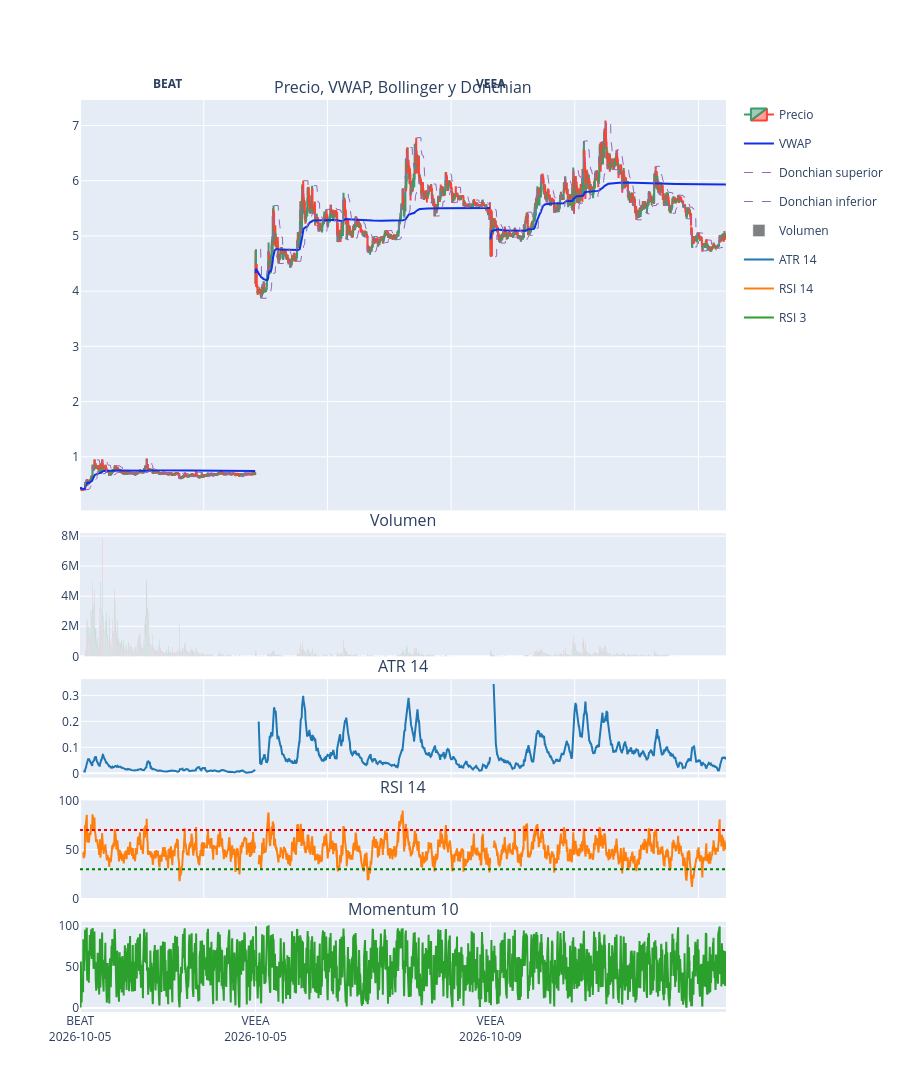

Notebook code for this chart:
### Code cell
import plotly.graph_objects as go
from plotly.subplots import make_subplots
from IPython.display import HTML, display


GROUPS = ["ticker", "trading_day"]

plot_df = (
    df_to_plot
    .sort(["ticker", "datetime"])
    .with_row_index("plot_x")
)


def add_segmented_line(fig, frame, column, name, row, color, dash="solid", width=1):
    """Añade una línea sin conectar distintos tickers ni días."""
    show_legend = True

    for segment in frame.partition_by(GROUPS, maintain_order=True):
        valid_segment = segment.drop_nulls(column)

        if valid_segment.height == 0:
            continue

        fig.add_trace(
            go.Scatter(
                x=valid_segment["plot_x"].to_list(),
                y=valid_segment[column].to_list(),
                mode="lines",
                name=name,
                legendgroup=name,
                showlegend=show_legend,
                line={"color": color, "dash": dash, "width": width},
            ),
            row=row,
            col=1,
        )

        show_legend = False


volume_colors = [
    "red" if close > open_price
    else "green" if close < open_price
    else "gray"
    for open_price, close in zip(
        plot_df["open"].to_list(),
        plot_df["close"].to_list(),
    )
]

fig = make_subplots(
    rows=5,
    cols=1,
    shared_xaxes=True,
    vertical_spacing=0.025,
    row_heights=[0.50, 0.15, 0.12, 0.12, 0.11],
    subplot_titles=(
        "Precio, VWAP, Bollinger y Donchian",
        "Volumen",
        "ATR 14",
        "RSI 14",
        "Momentum 10",
    ),
)

fig.add_trace(
    go.Candlestick(
        x=plot_df["plot_x"].to_list(),
        open=plot_df["open"].to_list(),
        high=plot_df["high"].to_list(),
        low=plot_df["low"].to_list(),
        close=plot_df["close"].to_list(),
        name="Precio",
    ),
    row=1,
    col=1,
)

# Precio
add_segmented_line(fig, plot_df, "vwap_daily", "VWAP", 1,  "#1030e7", width=2)

# Bandas de Bollinger
# add_segmented_line(fig, plot_df, "bb_upper_20", "BB superior", 1, "#7f7f7f", "dot")
# add_segmented_line(fig, plot_df, "bb_middle_20", "BB media", 1, "#7f7f7f")
# add_segmented_line(fig, plot_df, "bb_lower_20", "BB inferior", 1, "#7f7f7f", "dot")

# Canales de Donchian
add_segmented_line(
    fig, plot_df, "donchian_upper_20", "Donchian superior", 1, "#9467bd", "dash"
)
# add_segmented_line(
#     fig, plot_df, "donchian_middle_20", "Donchian medio", 1, "#9467bd", "dot"
# )
add_segmented_line(
    fig, plot_df, "donchian_lower_20", "Donchian inferior", 1, "#9467bd", "dash"
)
# add_segmented_line(
#     fig, plot_df, "ema_50", "ema 50", 1, "#1dc0dd", "solid"
# )
# add_segmented_line(
#     fig, plot_df, "ema_10", "ema 10", 1, "#ca4095", "solid"
# )

# Volumen: vela alcista rojo, vela bajista verde
fig.add_trace(
    go.Bar(
        x=plot_df["plot_x"].to_list(),
        y=plot_df["volume"].to_list(),
        marker_color=volume_colors,
        name="Volumen",
    ),
    row=2,
    col=1,
)
#agrego la linea de media y mediana volumen
# add_segmented_line(fig, plot_df, "mean_vol_100", "mean_vol_100", 2, "#922909", width=2)
# add_segmented_line(fig, plot_df, "median_vol_100", "median_vol_100", 2, "#b89112", width=2)



# Indicadores inferiores
add_segmented_line(fig, plot_df, "atr_14", "ATR 14", 3, "#1f77b4", width=2)
add_segmented_line(fig, plot_df, "rsi_14", "RSI 14", 4, "#ff7f0e", width=2)
add_segmented_line(fig, plot_df, "rsi_3", "RSI 3", 5, "#2ca02c", width=2)
# add_segmented_line(fig, plot_df, "vortex_plus_14", "Vortex 14 plus", 5, "#2ca02c", width=2)
# add_segmented_line(fig, plot_df, "vortex_minus_14", "Vortex 14 minus", 5, "#96280c", width=2)

fig.add_hline(y=70, row=4, col=1, line_dash="dot", line_color="red")
fig.add_hline(y=30, row=4, col=1, line_dash="dot", line_color="green")
fig.update_yaxes(range=[0, 100], row=4, col=1)

# Una marca de eje por inicio de cada día y ticker.
day_starts = (
    plot_df
    .group_by(GROUPS, maintain_order=True)
    .agg(pl.col("plot_x").min().alias("plot_x"))
    .sort("plot_x")
)

fig.update_xaxes(
    tickmode="array",
    tickvals=day_starts["plot_x"].to_list(),
    ticktext=[
        f"{row['ticker']}<br>{row['trading_day']}"
        for row in day_starts.to_dicts()
    ],
    row=5,
    col=1,
)

# Etiqueta centrada sobre cada tramo de ticker.
ticker_ranges = (
    plot_df
    .group_by("ticker", maintain_order=True)
    .agg(
        pl.col("plot_x").min().alias("start"),
        pl.col("plot_x").max().alias("end"),
    )
)

for ticker_range in ticker_ranges.to_dicts():
    fig.add_annotation(
        x=(ticker_range["start"] + ticker_range["end"]) / 2,
        y=1.03,
        xref="x",
        yref="paper",
        text=f"<b>{ticker_range['ticker']}</b>",
        showarrow=False,
    )

fig.update_xaxes(
    showspikes=True,
    spikesnap="cursor",
    spikemode="across",
    spikecolor="#808080",
    spikethickness=1,
)

fig.update_layout(
    xaxis_rangeslider_visible=False,
    hovermode="x",
    hoversubplots="axis",
    height=1_300,
    spikedistance=-1,
)

fig.show()

### Figure 1 — Plotly figure (JSON) as saved in the notebook; plotly's stock layout.template omitted (floating-point values rounded to 4 significant figures; data arrays with more than 128 entries replaced by an {"elided": "..."} marker saying what was removed)
{"data": [{"close": {"elided": "2612 float values"}, "high": {"elided": "2612 float values"}, "low": {"elided": "2612 float values"}, "name": "Precio", "open": {"elided": "2612 float values"}, "type": "candlestick", "x": {"elided": "2612 int values"}, "xaxis": "x", "yaxis": "y"}, {"legendgroup": "VWAP", "line": {"color": "#1030e7", "dash": "solid", "width": 2}, "mode": "lines", "name": "VWAP", "showlegend": true, "type": "scatter", "x": {"elided": "709 int values"}, "xaxis": "x", "y": {"elided": "709 float values"}, "yaxis": "y"}, {"legendgroup": "VWAP", "line": {"color": "#1030e7", "dash": "solid", "width": 2}, "mode": "lines", "name": "VWAP", "showlegend": false, "type": "scatter", "x": {"elided": "950 int values"}, "xaxis": "x", "y": {"elided": "950 float values"}, "yaxis": "y"}, {"legendgroup": "VWAP", "line": {"color": "#1030e7", "dash": "solid", "width": 2}, "mode": "lines", "name": "VWAP", "showlegend": false, "type": "scatter", "x": {"elided": "953 int values"}, "xaxis": "x", "y": {"elided": "953 float values"}, "yaxis": "y"}, {"legendgroup": "Donchian superior", "line": {"color": "#9467bd", "dash": "dash", "width": 1}, "mode": "lines", "name": "Donchian superior", "showlegend": true, "type": "scatter", "x": {"elided": "690 int values"}, "xaxis": "x", "y": {"elided": "690 float values"}, "yaxis": "y"}, {"legendgroup": "Donchian superior", "line": {"color": "#9467bd", "dash": "dash", "width": 1}, "mode": "lines", "name": "Donchian superior", "showlegend": false, "type": "scatter", "x": {"elided": "931 int values"}, "xaxis": "x", "y": {"elided": "931 float values"}, "yaxis": "y"}, {"legendgroup": "Donchian superior", "line": {"color": "#9467bd", "dash": "dash", "width": 1}, "mode": "lines", "name": "Donchian superior", "showlegend": false, "type": "scatter", "x": {"elided": "934 int values"}, "xaxis": "x", "y": {"elided": "934 float values"}, "yaxis": "y"}, {"legendgroup": "Donchian inferior", "line": {"color": "#9467bd", "dash": "dash", "width": 1}, "mode": "lines", "name": "Donchian inferior", "showlegend": true, "type": "scatter", "x": {"elided": "690 int values"}, "xaxis": "x", "y": {"elided": "690 float values"}, "yaxis": "y"}, {"legendgroup": "Donchian inferior", "line": {"color": "#9467bd", "dash": "dash", "width": 1}, "mode": "lines", "name": "Donchian inferior", "showlegend": false, "type": "scatter", "x": {"elided": "931 int values"}, "xaxis": "x", "y": {"elided": "931 float values"}, "yaxis": "y"}, {"legendgroup": "Donchian inferior", "line": {"color": "#9467bd", "dash": "dash", "width": 1}, "mode": "lines", "name": "Donchian inferior", "showlegend": false, "type": "scatter", "x": {"elided": "934 int values"}, "xaxis": "x", "y": {"elided": "934 float values"}, "yaxis": "y"}, {"marker": {"color": {"elided": "2612 str values"}}, "name": "Volumen", "type": "bar", "x": {"elided": "2612 int values"}, "xaxis": "x2", "y": {"elided": "2612 int values"}, "yaxis": "y2"}, {"legendgroup": "ATR 14", "line": {"color": "#1f77b4", "dash": "solid", "width": 2}, "mode": "lines", "name": "ATR 14", "showlegend": true, "type": "scatter", "x": {"elided": "696 int values"}, "xaxis": "x3", "y": {"elided": "696 float values"}, "yaxis": "y3"}, {"legendgroup": "ATR 14", "line": {"color": "#1f77b4", "dash": "solid", "width": 2}, "mode": "lines", "name": "ATR 14", "showlegend": false, "type": "scatter", "x": {"elided": "937 int values"}, "xaxis": "x3", "y": {"elided": "937 float values"}, "yaxis": "y3"}, {"legendgroup": "ATR 14", "line": {"color": "#1f77b4", "dash": "solid", "width": 2}, "mode": "lines", "name": "ATR 14", "showlegend": false, "type": "scatter", "x": {"elided": "940 int values"}, "xaxis": "x3", "y": {"elided": "940 float values"}, "yaxis": "y3"}, {"legendgroup": "RSI 14", "line": {"color": "#ff7f0e", "dash": "solid", "width": 2}, "mode": "lines", "name": "RSI 14", "showlegend": true, "type": "scatter", "x": {"elided": "696 int values"}, "xaxis": "x4", "y": {"elided": "696 float values"}, "yaxis": "y4"}, {"legendgroup": "RSI 14", "line": {"color": "#ff7f0e", "dash": "solid", "width": 2}, "mode": "lines", "name": "RSI 14", "showlegend": false, "type": "scatter", "x": {"elided": "937 int values"}, "xaxis": "x4", "y": {"elided": "937 float values"}, "yaxis": "y4"}, {"legendgroup": "RSI 14", "line": {"color": "#ff7f0e", "dash": "solid", "width": 2}, "mode": "lines", "name": "RSI 14", "showlegend": false, "type": "scatter", "x": {"elided": "940 int values"}, "xaxis": "x4", "y": {"elided": "940 float values"}, "yaxis": "y4"}, {"legendgroup": "RSI 3", "line": {"color": "#2ca02c", "dash": "solid", "width": 2}, "mode": "lines", "name": "RSI 3", "showlegend": true, "type": "scatter", "x": {"elided": "707 int values"}, "xaxis": "x5", "y": {"elided": "707 float values"}, "yaxis": "y5"}, {"legendgroup": "RSI 3", "line": {"color": "#2ca02c", "dash": "solid", "width": 2}, "mode": "lines", "name": "RSI 3", "showlegend": false, "type": "scatter", "x": {"elided": "948 int values"}, "xaxis": "x5", "y": {"elided": "948 float values"}, "yaxis": "y5"}, {"legendgroup": "RSI 3", "line": {"color": "#2ca02c", "dash": "solid", "width": 2}, "mode": "lines", "name": "RSI 3", "showlegend": false, "type": "scatter", "x": {"elided": "951 int values"}, "xaxis": "x5", "y": {"elided": "951 float values"}, "yaxis": "y5"}], "layout": {"annotations": [{"font": {"size": 16}, "showarrow": false, "text": "Precio, VWAP, Bollinger y Donchian", "x": 0.5, "xanchor": "center", "xref": "paper", "y": 1, "yanchor": "bottom", "yref": "paper"}, {"font": {"size": 16}, "showarrow": false, "text": "Volumen", "x": 0.5, "xanchor": "center", "xref": "paper", "y": 0.525, "yanchor": "bottom", "yref": "paper"}, {"font": {"size": 16}, "showarrow": false, "text": "ATR 14", "x": 0.5, "xanchor": "center", "xref": "paper", "y": 0.365, "yanchor": "bottom", "yref": "paper"}, {"font": {"size": 16}, "showarrow": false, "text": "RSI 14", "x": 0.5, "xanchor": "center", "xref": "paper", "y": 0.232, "yanchor": "bottom", "yref": "paper"}, {"font": {"size": 16}, "showarrow": false, "text": "Momentum 10", "x": 0.5, "xanchor": "center", "xref": "paper", "y": 0.099, "yanchor": "bottom", "yref": "paper"}, {"showarrow": false, "text": "<b>BEAT</b>", "x": 354, "xref": "x", "y": 1.03, "yref": "paper"}, {"showarrow": false, "text": "<b>VEEA</b>", "x": 1660, "xref": "x", "y": 1.03, "yref": "paper"}], "height": 1300, "hovermode": "x", "hoversubplots": "axis", "shapes": [{"line": {"color": "red", "dash": "dot"}, "type": "line", "x0": 0, "x1": 1, "xref": "x4 domain", "y0": 70, "y1": 70, "yref": "y4"}, {"line": {"color": "green", "dash": "dot"}, "type": "line", "x0": 0, "x1": 1, "xref": "x4 domain", "y0": 30, "y1": 30, "yref": "y4"}], "spikedistance": -1, "xaxis": {"anchor": "y", "domain": [0, 1], "matches": "x5", "rangeslider": {"visible": false}, "showspikes": true, "showticklabels": false, "spikecolor": "#808080", "spikemode": "across", "spikesnap": "cursor", "spikethickness": 1}, "xaxis2": {"anchor": "y2", "domain": [0, 1], "matches": "x5", "showspikes": true, "showticklabels": false, "spikecolor": "#808080", "spikemode": "across", "spikesnap": "cursor", "spikethickness": 1}, "xaxis3": {"anchor": "y3", "domain": [0, 1], "matches": "x5", "showspikes": true, "showticklabels": false, "spikecolor": "#808080", "spikemode": "across", "spikesnap": "cursor", "spikethickness": 1}, "xaxis4": {"anchor": "y4", "domain": [0, 1], "matches": "x5", "showspikes": true, "showticklabels": false, "spikecolor": "#808080", "spikemode": "across", "spikesnap": "cursor", "spikethickness": 1}, "xaxis5": {"anchor": "y5", "domain": [0, 1], "showspikes": true, "spikecolor": "#808080", "spikemode": "across", "spikesnap": "cursor", "spikethickness": 1, "tickmode": "array", "ticktext": ["BEAT<br>2026-10-05", "VEEA<br>2026-10-05", "VEEA<br>2026-10-09"], "tickvals": [0, 709, 1659]}, "yaxis": {"anchor": "x", "domain": [0.55, 1]}, "yaxis2": {"anchor": "x2", "domain": [0.39, 0.525]}, "yaxis3": {"anchor": "x3", "domain": [0.257, 0.365]}, "yaxis4": {"anchor": "x4", "domain": [0.124, 0.232], "range": [0, 100]}, "yaxis5": {"anchor": "x5", "domain": [0, 0.099]}}}
